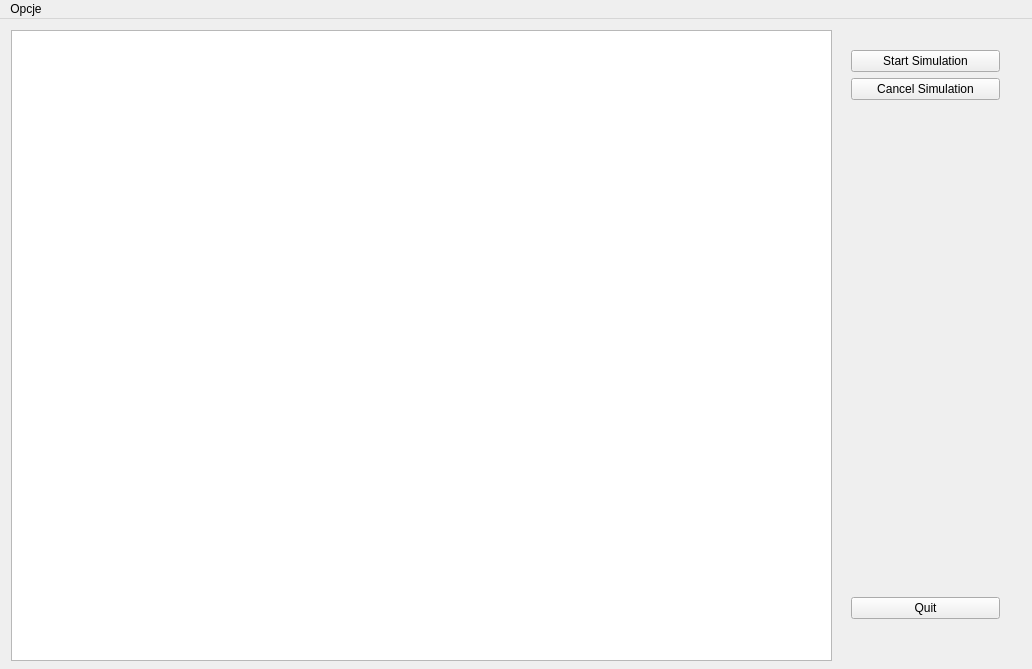
<?xml version="1.0" encoding="UTF-8"?>
<ui version="4.0">
 <class>MainWindow</class>
 <widget class="QMainWindow" name="MainWindow">
  <property name="geometry">
   <rect>
    <x>0</x>
    <y>0</y>
    <width>1032</width>
    <height>669</height>
   </rect>
  </property>
  <property name="sizePolicy">
   <sizepolicy hsizetype="Fixed" vsizetype="Fixed">
    <horstretch>0</horstretch>
    <verstretch>0</verstretch>
   </sizepolicy>
  </property>
  <property name="windowTitle">
   <string>MainWindow</string>
  </property>
  <widget class="QWidget" name="centralWidget">
   <widget class="QWidget" name="">
    <property name="geometry">
     <rect>
      <x>840</x>
      <y>20</y>
      <width>171</width>
      <height>591</height>
     </rect>
    </property>
    <layout class="QVBoxLayout" name="verticalLayout">
     <item>
      <widget class="QPushButton" name="startButton">
       <property name="text">
        <string>Start Simulation</string>
       </property>
      </widget>
     </item>
     <item>
      <widget class="QPushButton" name="cancelButton">
       <property name="text">
        <string>Cancel Simulation</string>
       </property>
      </widget>
     </item>
     <item>
      <spacer name="verticalSpacer">
       <property name="orientation">
        <enum>Qt::Vertical</enum>
       </property>
       <property name="sizeHint" stdset="0">
        <size>
         <width>20</width>
         <height>40</height>
        </size>
       </property>
      </spacer>
     </item>
     <item>
      <widget class="QPushButton" name="quitButton">
       <property name="text">
        <string>Quit</string>
       </property>
      </widget>
     </item>
    </layout>
   </widget>
   <widget class="QGraphicsView" name="graphicsView">
    <property name="enabled">
     <bool>true</bool>
    </property>
    <property name="geometry">
     <rect>
      <x>11</x>
      <y>11</y>
      <width>821</width>
      <height>631</height>
     </rect>
    </property>
    <property name="sizePolicy">
     <sizepolicy hsizetype="Fixed" vsizetype="Fixed">
      <horstretch>0</horstretch>
      <verstretch>0</verstretch>
     </sizepolicy>
    </property>
   </widget>
  </widget>
  <widget class="QMenuBar" name="menuBar">
   <property name="geometry">
    <rect>
     <x>0</x>
     <y>0</y>
     <width>1032</width>
     <height>20</height>
    </rect>
   </property>
   <widget class="QMenu" name="menuOpcje">
    <property name="title">
     <string>Opcje</string>
    </property>
   </widget>
   <addaction name="menuOpcje"/>
  </widget>
 </widget>
 <layoutdefault spacing="6" margin="11"/>
 <resources/>
 <connections>
  <connection>
   <sender>quitButton</sender>
   <signal>clicked()</signal>
   <receiver>MainWindow</receiver>
   <slot>close()</slot>
   <hints>
    <hint type="sourcelabel">
     <x>768</x>
     <y>550</y>
    </hint>
    <hint type="destinationlabel">
     <x>781</x>
     <y>565</y>
    </hint>
   </hints>
  </connection>
 </connections>
</ui>
